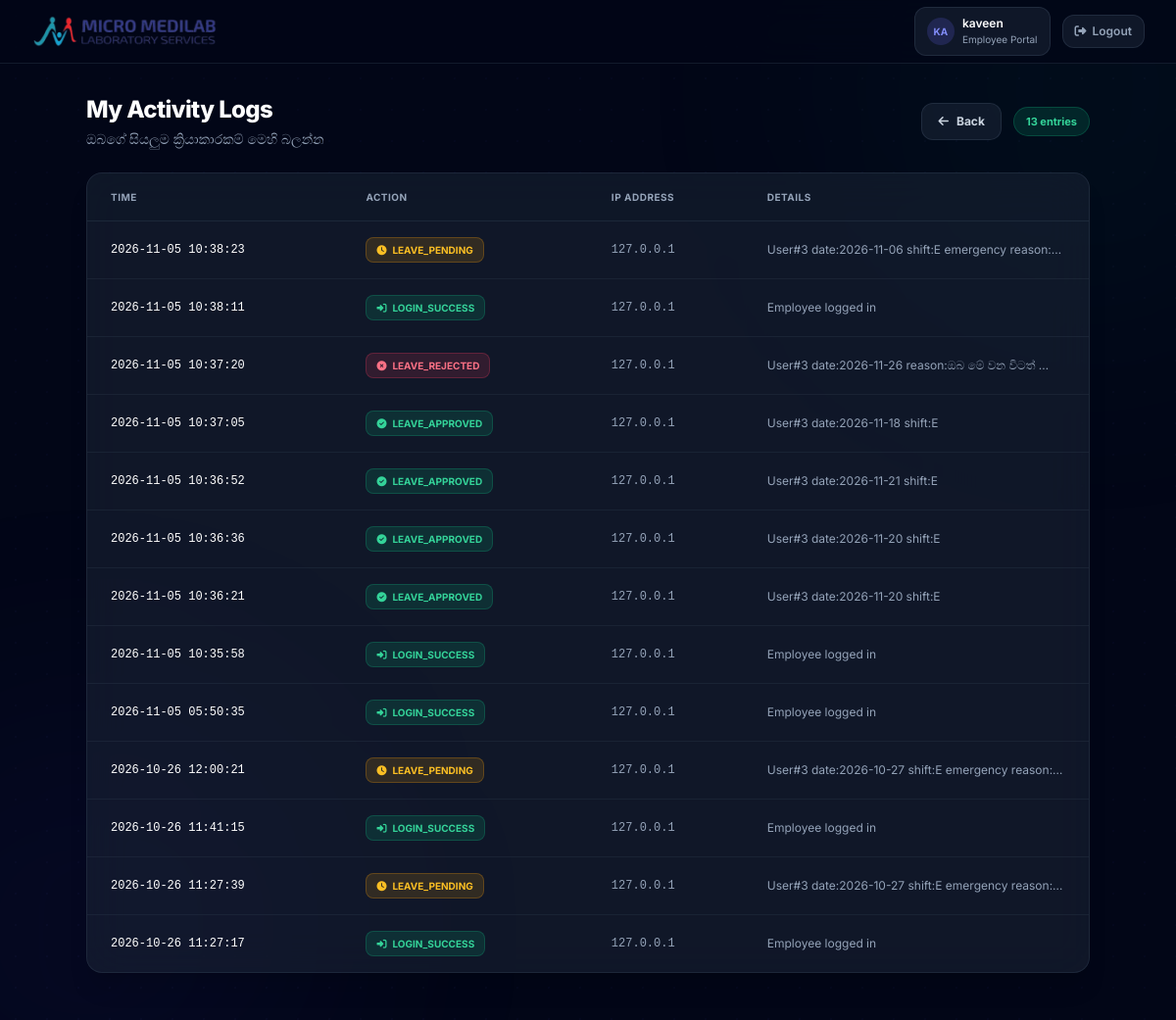
Screenshot of /my_logs.php (signed in) with the database file from the repository.
### tables this page shows
CREATE TABLE system_logs (
        id INTEGER PRIMARY KEY AUTOINCREMENT,
        log_time DATETIME DEFAULT CURRENT_TIMESTAMP,
        user_id TEXT,
        user_name TEXT,
        user_role TEXT,
        ip TEXT,
        username TEXT,
        action TEXT NOT NULL,
        details TEXT
    );

### auth.php (called while the page is built, shortened)
<?php
function isLoggedIn() {
    return isset($_SESSION['user_id']) && isset($_SESSION['user_role']);
}
function getCurrentUser() {
    return [
        'id' => $_SESSION['user_id'],
        'name' => $_SESSION['user_name'],
        'role' => $_SESSION['user_role']
    ];
}
?>

### logger.php (called while the page is built, shortened)
<?php
function getLogsForUser($conn, $userId, $limit = 500) {
    try {
        $limit = (int)$limit;
        $stmt = $conn->prepare("SELECT * FROM system_logs WHERE user_id = :uid ORDER BY id DESC LIMIT " . $limit);
        $stmt->execute([':uid' => (string)$userId]);
        return $stmt->fetchAll(PDO::FETCH_ASSOC);
    } catch (PDOException $e) {
        return [];
    }
}
?>

### my_logs.php (the view, shortened to what this page needs)
<?php
include 'db.php';
include 'auth.php';
include 'logger.php';
$currentUser = getCurrentUser();
$logRows = getLogsForUser($conn, $currentUser['id']);
$actionIcons = [
    'LOGIN_SUCCESS'    => ['icon' => 'fa-right-to-bracket',  'color' => 'emerald'],
    'LOGIN_FAILED'     => ['icon' => 'fa-circle-xmark',      'color' => 'rose'],
    'LOGOUT'           => ['icon' => 'fa-right-from-bracket','color' => 'slate'],
    'LEAVE_APPROVED'   => ['icon' => 'fa-circle-check',      'color' => 'emerald'],
    'LEAVE_PENDING'    => ['icon' => 'fa-clock',             'color' => 'amber'],
    'LEAVE_REJECTED'   => ['icon' => 'fa-circle-xmark',      'color' => 'rose'],
    'LEAVE_CANCELLED'  => ['icon' => 'fa-trash-can',         'color' => 'rose'],
    'ADMIN_Approved'   => ['icon' => 'fa-user-shield',       'color' => 'indigo'],
    'ADMIN_Rejected'   => ['icon' => 'fa-user-shield',       'color' => 'indigo'],
];
?>
<!DOCTYPE html>
<html lang="en">
<head>
    <script src="https://cdn.tailwindcss.com"></script>
    <link rel="stylesheet" href="https://cdnjs.cloudflare.com/ajax/libs/font-awesome/6.4.0/css/all.min.css">
</head>
<body class="bg-slate-950 text-slate-100 min-h-screen antialiased">
    <div class="fixed inset-0 overflow-hidden pointer-events-none z-0">
        <div class="absolute -top-40 -right-40 w-[500px] h-[500px] bg-emerald-600/5 rounded-full blur-[120px]"></div>
        <div class="absolute -bottom-40 -left-40 w-[500px] h-[500px] bg-indigo-600/5 rounded-full blur-[120px]"></div>
        <div class="absolute inset-0" style="background-image: radial-gradient(rgba(99, 102, 241, 0.03) 1px, transparent 1px); background-size: 32px 32px;"></div>
    </div>
    <nav class="fixed top-0 inset-x-0 z-50 bg-slate-950/70 backdrop-blur-xl border-b border-slate-800/60">
        <div class="max-w-7xl mx-auto px-4 md:px-8 h-16 flex items-center justify-between">
            <div class="flex items-center gap-3">
                <img src="assets/logo-cropped.png" alt="Micro Medilab Laboratory Services" class="h-10 w-auto max-w-[190px] object-contain">
            </div>
            <div class="flex items-center gap-3">
                <div class="hidden md:flex items-center gap-2 bg-slate-800/50 border border-slate-700/50 rounded-xl px-3 py-2">
                    <div class="w-7 h-7 rounded-full bg-indigo-500/20 flex items-center justify-center text-indigo-400 text-[10px] font-bold">
                        <?= strtoupper(substr($currentUser['name'], 0, 2)); ?>
                    </div>
                    <div class="text-xs">
                        <p class="font-semibold text-white"><?= htmlspecialchars($currentUser['name']); ?></p>
                        <p class="text-[10px] text-slate-400">Employee Portal</p>
                    </div>
                </div>
                <a href="logout.php" class="text-xs font-semibold text-slate-400 hover:text-rose-400 transition bg-slate-800/50 border border-slate-700/50 px-3 py-2 rounded-xl flex items-center gap-1.5">
                    <i class="fa-solid fa-right-from-bracket"></i> <span class="hidden sm:inline">Logout</span>
                </a>
            </div>
        </div>
    </nav>
    <div class="relative z-10 pt-24 pb-12 px-4 md:px-8">
        <div class="max-w-5xl mx-auto space-y-6">
            <div class="flex items-center justify-between">
                <div>
                    <h1 class="text-2xl font-extrabold text-white tracking-tight">My Activity Logs</h1>
                    <p class="text-sm text-slate-400 mt-1">ඔබගේ සියලුම ක්‍රියාකාරකම් මෙහි බලන්න</p>
                </div>
                <div class="flex items-center gap-3">
                    <a href="dashboard.php" class="text-xs font-bold bg-slate-800/50 border border-slate-700/50 text-slate-300 hover:text-white px-4 py-2.5 rounded-xl transition flex items-center gap-2">
                        <i class="fa-solid fa-arrow-left"></i> Back
                    </a>
                    <span class="text-[11px] font-bold bg-emerald-500/15 text-emerald-400 border border-emerald-500/25 px-3 py-1.5 rounded-full">
                        <?= count($logRows); ?> entries
                    </span>
                </div>
            </div>
            <div class="card-glass border border-slate-700/40 rounded-2xl overflow-hidden shadow-xl">
                <?php if (count($logRows) > 0): ?>
                    <div class="overflow-x-auto">
                        <table class="w-full text-left text-xs">
                            <thead>
                                <tr class="border-b border-slate-700/40 bg-slate-900/30">
                                    <th class="py-4 px-6 text-[10px] font-bold text-slate-400 uppercase tracking-wider">Time</th>
                                    <th class="py-4 px-6 text-[10px] font-bold text-slate-400 uppercase tracking-wider">Action</th>
                                    <th class="py-4 px-6 text-[10px] font-bold text-slate-400 uppercase tracking-wider">IP Address</th>
                                    <th class="py-4 px-6 text-[10px] font-bold text-slate-400 uppercase tracking-wider">Details</th>
                                </tr>
                            </thead>
                            <tbody class="divide-y divide-slate-700/30">
                                <?php foreach ($logRows as $log):
                                    $action = $log['action'];
                                    $style = $actionIcons[$action] ?? ['icon' => 'fa-circle-info', 'color' => 'slate'];
                                ?>
                                    <tr class="hover:bg-slate-800/20 transition-colors">
                                        <td class="py-4 px-6 font-mono text-white text-xs whitespace-nowrap"><?= htmlspecialchars($log['log_time']); ?></td>
                                        <td class="py-4 px-6">
                                            <span class="inline-flex items-center gap-1.5 px-2.5 py-1 rounded-lg text-[10px] font-bold
                                                bg-<?= $style['color']; ?>-500/15 text-<?= $style['color']; ?>-400 border border-<?= $style['color']; ?>-500/25">
                                                <i class="fa-solid <?= $style['icon']; ?>"></i>
                                                <?= htmlspecialchars($action); ?>
                                            </span>
                                        </td>
                                        <td class="py-4 px-6 font-mono text-slate-400 text-xs"><?= htmlspecialchars($log['ip']); ?></td>
                                        <td class="py-4 px-6 text-slate-400 text-xs max-w-[250px] truncate"><?= htmlspecialchars($log['details']); ?></td>
                                    </tr>
                                <?php endforeach; ?>
                            </tbody>
                        </table>
                    </div>
                <?php endif; ?>
            </div>
        </div>
    </div>
</body>
</html>

### my_logs.php (style rules this page uses)
* { font-family: 'Inter', sans-serif; }
.card-glass { background: rgba(30, 41, 59, 0.5); backdrop-filter: blur(20px); -webkit-backdrop-filter: blur(20px); }

### rows the page displays
system_logs: log_time "2026-11-05 10:38:23", action "LEAVE_PENDING", ip "127.0.0.1", details "User#3 date:2026-11-06 shift:E emergency reason:…"
system_logs: log_time "2026-11-05 10:38:11", action "LOGIN_SUCCESS", ip "127.0.0.1", details "Employee logged in"
system_logs: log_time "2026-11-05 10:37:20", action "LEAVE_REJECTED", ip "127.0.0.1", details "User#3 date:2026-11-26 reason:ඔබ මේ වන විටත්…"
system_logs: log_time "2026-11-05 10:37:05", action "LEAVE_APPROVED", ip "127.0.0.1", details "User#3 date:2026-11-18 shift:E"
system_logs: log_time "2026-11-05 10:36:52", action "LEAVE_APPROVED", ip "127.0.0.1", details "User#3 date:2026-11-21 shift:E"
system_logs: log_time "2026-11-05 10:36:36", action "LEAVE_APPROVED", ip "127.0.0.1", details "User#3 date:2026-11-20 shift:E"
system_logs: log_time "2026-11-05 10:36:21", action "LEAVE_APPROVED", ip "127.0.0.1", details "User#3 date:2026-11-20 shift:E"
system_logs: log_time "2026-11-05 10:35:58", action "LOGIN_SUCCESS", ip "127.0.0.1", details "Employee logged in"
system_logs: log_time "2026-11-05 05:50:35", action "LOGIN_SUCCESS", ip "127.0.0.1", details "Employee logged in"
system_logs: log_time "2026-10-26 12:00:21", action "LEAVE_PENDING", ip "127.0.0.1", details "User#3 date:2026-10-27 shift:E emergency reason:…"
system_logs: log_time "2026-10-26 11:41:15", action "LOGIN_SUCCESS", ip "127.0.0.1", details "Employee logged in"
system_logs: log_time "2026-10-26 11:27:39", action "LEAVE_PENDING", ip "127.0.0.1", details "User#3 date:2026-10-27 shift:E emergency reason:…"
system_logs: log_time "2026-10-26 11:27:17", action "LOGIN_SUCCESS", ip "127.0.0.1", details "Employee logged in"

### other values shown
substr($currentUser['name'], 0, 2) "KA"
$currentUser['name'] "kaveen"
count($logRows) "13"
